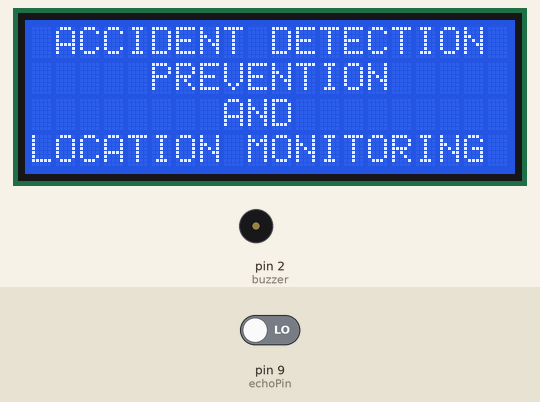
Bench run of a sketch on a simulated Arduino Uno, built with avr-gcc and run on an emulated ATmega328P. On the bench: 20×4 character LCD, buzzer (waves = sounding, pin HIGH). Inputs (shaded band) come from the test bench; at power-on: pin 9 (echoPin) LOW. The modem accepts every AT command (registered, SIM ready, sends succeed) and sends nothing else; pins used as bus, display or sensor lines are not drawn; what the sketch prints to the serial monitor is not drawn.

Above: at 0.2 s.
At 6.8 s:
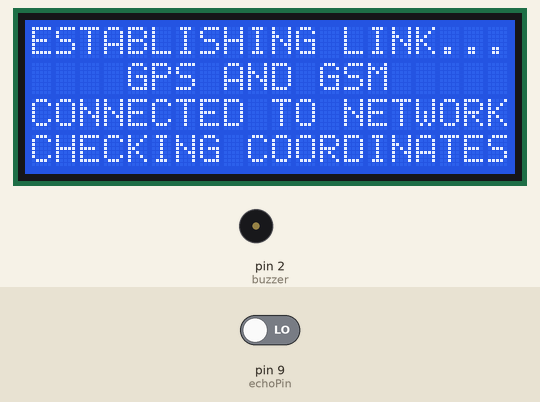
At 11.0 s:
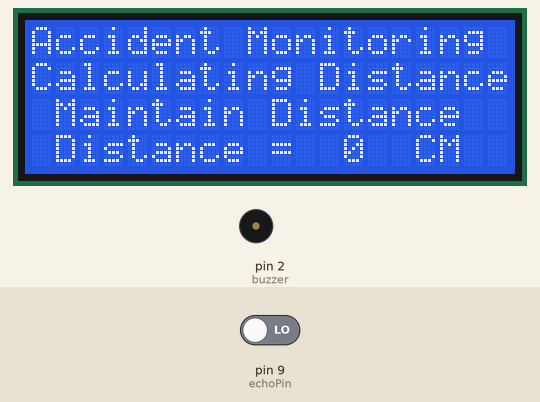
At 17.1 s:
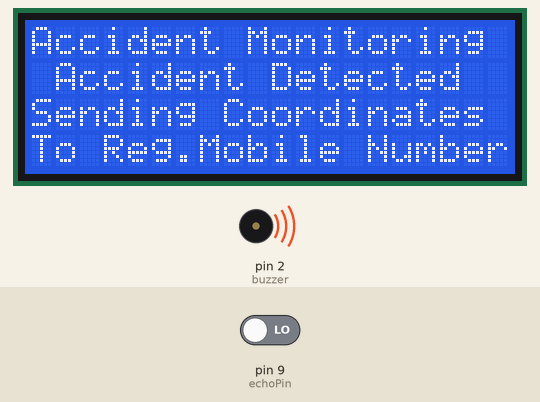
Timing chart, 0 to 39.5 s (numbered marks = the images above):
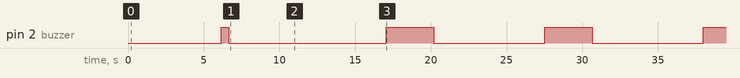

The sketch:

accident_detection_and_prevention.ino
```cpp
#include <SoftwareSerial.h>
SoftwareSerial gsm (3,4);
#include <Wire.h>
#include <LCD.h>
#include <LiquidCrystal_I2C.h>
#define I2C_ADDR          0x27     //Define I2C Address where the PCF8574A is
#define BACKLIGHT_PIN      3
#define En_pin             2
#define Rw_pin             1
#define Rs_pin             0
#define D4_pin             4
#define D5_pin             5
#define D6_pin             6
#define D7_pin             7
#define buzzer             2
//Initialise the LCD
LiquidCrystal_I2C      lcd(I2C_ADDR, En_pin, Rw_pin, Rs_pin, D4_pin, D5_pin, D6_pin, D7_pin);


#define trigPin 8
#define echoPin 9
void setup()
{
  lcd.begin (20, 4);
  Serial.begin(9600);
   gsm.begin(9600);
  pinMode(trigPin, OUTPUT);
  pinMode(echoPin, INPUT);
  pinMode(buzzer, OUTPUT);
  lcd.setBacklightPin(BACKLIGHT_PIN, POSITIVE);
  lcd.setBacklight(HIGH);
  lcd.setCursor(1, 0);
  //Print at cursor Location
  lcd.print("ACCIDENT DETECTION");
  //goto first column (column 0) and second line (line 1)
  lcd.setCursor(5, 1 );
  lcd.print("PREVENTION");
  lcd.setCursor(8, 2 );
  lcd.print("AND ");
  lcd.setCursor(0, 3 );
  lcd.print("LOCATION MONITORING");
  delay(3000);
  lcd.clear();
  lcd.setCursor(0, 0);
  //Print at cursor Location
  lcd.print("ESTABLISHING LINK...");
  //goto first column (column 0) and second line (line 1)
  lcd.setCursor(4, 1 );
  lcd.print("CHECKING GPS ");
  lcd.setCursor(8, 2 );
  lcd.print("AND ");
  lcd.setCursor(2, 3 );
  lcd.print("GSM CONNECTIVITY");
  delay(3000);
  digitalWrite(buzzer, HIGH);
  delay(500);
  digitalWrite(buzzer, LOW);

  lcd.clear();
  lcd.setCursor(0, 0);
  //Print at cursor Location
  lcd.print("ESTABLISHING LINK...");
  //goto first column (column 0) and second line (line 1)
  lcd.setCursor(4, 1 );
  lcd.print("GPS AND GSM");
  lcd.setCursor(0, 2 );
  lcd.print("CONNECTED TO NETWORK");
  lcd.setCursor(0, 3 );
  lcd.print("CHECKING COORDINATES");
  delay(3000);


}

void loop()
{
  int distance, duration;
  digitalWrite(trigPin, HIGH);
  delay(100);
  digitalWrite(trigPin, LOW);
  duration = pulseIn(echoPin, HIGH);
  distance = (duration / 2) / 29.1;
  Serial.print(distance);
  Serial.print("CM");
  Serial.println("");

  lcd.clear();
  lcd.setCursor(0, 0);
  //Print at cursor Location
  lcd.print("Accident Monitoring");
  //goto first column (column 0) and second line (line 1)
  lcd.setCursor(0, 1 );
  lcd.print("Calculating Distance");
  lcd.setCursor(1, 2 );
  lcd.print("Maintain Distance");
  lcd.setCursor(1, 3 );
  lcd.print("Distance = ");
  lcd.setCursor(13, 3 );
  lcd.print(distance);
   lcd.setCursor(16, 3 );
  lcd.print("CM");
  delay(2000);


  lcd.clear();
  lcd.setCursor(0, 0);
  //Print at cursor Location
  lcd.print("Accident Monitoring");
  //goto first column (column 0) and second line (line 1)
  lcd.setCursor(0, 1 );
  lcd.print("Finding Coordinates");
  lcd.setCursor(0, 2 );
  lcd.print("Latitude = 34.155299");
  lcd.setCursor(0, 3 );
  lcd.print("Longitude = 74.684845");
  delay(2000);
if (distance <10)
{
    lcd.clear();
  lcd.setCursor(0, 0);
  //Print at cursor Location
  lcd.print("Accident Monitoring");
  //goto first column (column 0) and second line (line 1)
  lcd.setCursor(1, 1 );
  lcd.print("Accident Detected");
  lcd.setCursor(0, 2 );
  lcd.print("Sending Coordinates");
  lcd.setCursor(0, 3 );
  lcd.print("To Reg.Mobile Number");
  delay(2000);

  digitalWrite(buzzer, HIGH);
    gsm.println("AT+CMGF=1");    //Sets the GSM Module in Text Mode
  delay(1000);  // Delay of 1000 milli seconds or 1 second
 gsm.println("AT+CMGS=\"+917006843778\"\r"); // Replace x with mobile number
  delay(1000);
 gsm.println("Accident Detected At location: Latitudes = 34.155299, Longitudes = 74.6848457. Need help.");// The SMS text you want to send
//  delay(1000);'
  gsm.println((char)26);// ASCII code of CTRL+Z
  delay(1000);
  digitalWrite(buzzer, LOW);

  }

}
```

Measured:
- by itself, pin 2 (buzzer): repeats every 10.5 s: HIGH 3.1 s, LOW 7.3 s
- by itself, everything shown: repeats every 10.5 s, in 5 steps
- what the display in image 1 shows lasts 4.2 s, from 6.7 s to 10.9 s
- what the display in image 2 shows lasts 2.1 s, from 10.9 s to 13.0 s
